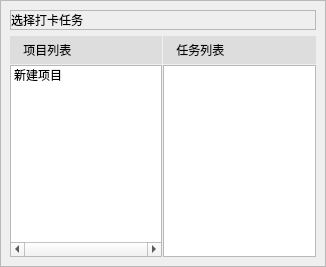
    <widget class="QFrame" name="frame">
     <property name="minimumSize">
      <size>
       <width>0</width>
       <height>0</height>
      </size>
     </property>
     <property name="maximumSize">
      <size>
       <width>326</width>
       <height>16777215</height>
      </size>
     </property>
     <property name="styleSheet">
      <string notr="true"/>
     </property>
     <property name="frameShape">
      <enum>QFrame::StyledPanel</enum>
     </property>
     <property name="frameShadow">
      <enum>QFrame::Raised</enum>
     </property>
     <layout class="QVBoxLayout" name="verticalLayout">
      <property name="spacing">
       <number>6</number>
      </property>
      <property name="leftMargin">
       <number>9</number>
      </property>
      <property name="topMargin">
       <number>9</number>
      </property>
      <property name="rightMargin">
       <number>9</number>
      </property>
      <property name="bottomMargin">
       <number>9</number>
      </property>
      <item>
       <widget class="QFrame" name="frame_8">
        <property name="sizePolicy">
         <sizepolicy hsizetype="Preferred" vsizetype="Maximum">
          <horstretch>0</horstretch>
          <verstretch>0</verstretch>
         </sizepolicy>
        </property>
        <property name="frameShape">
         <enum>QFrame::StyledPanel</enum>
        </property>
        <property name="frameShadow">
         <enum>QFrame::Raised</enum>
        </property>
        <layout class="QVBoxLayout" name="verticalLayout_10">
         <property name="spacing">
          <number>0</number>
         </property>
         <property name="leftMargin">
          <number>0</number>
         </property>
         <property name="topMargin">
          <number>0</number>
         </property>
         <property name="rightMargin">
          <number>0</number>
         </property>
         <property name="bottomMargin">
          <number>0</number>
         </property>
         <item>
          <widget class="SubtitleLabel" name="SubtitleLabel">
           <property name="sizePolicy">
            <sizepolicy hsizetype="Preferred" vsizetype="Maximum">
             <horstretch>0</horstretch>
             <verstretch>0</verstretch>
            </sizepolicy>
           </property>
           <property name="text">
            <string>选择打卡任务</string>
           </property>
          </widget>
         </item>
        </layout>
       </widget>
      </item>
      <item>
       <layout class="QGridLayout" name="gridLayout" rowstretch="0,0">
        <property name="sizeConstraint">
         <enum>QLayout::SetDefaultConstraint</enum>
        </property>
        <property name="spacing">
         <number>1</number>
        </property>
        <item row="1" column="1">
         <widget class="ListWidget" name="task_ListWidget">
          <property name="styleSheet">
           <string notr="true">ListView,
ListWidget {
    background: transparent;
    outline: none;
    border: none;
    /* font: 13px 'Segoe UI', 'Microsoft YaHei'; */
    selection-background-color: transparent;
    alternate-background-color: transparent;
    padding-left: 4px;
    padding-right: 4px;
	background-color: rgb(249, 249, 249);
	background-color: rgba(255, 255, 255, 1);
}

ListView::item,
ListWidget::item {
    background: transparent;
    border: 0px;
    padding-left: 11px;
    padding-right: 11px;
    height: 35px;
}


ListView::indicator,
ListWidget::indicator {
    width: 18px;
    height: 18px;
    border-radius: 5px;
    border: 1px solid rgba(0, 0, 0, 0.48);
    background-color: rgba(0, 0, 0, 0.022);
    margin-right: 4px;
}

ListView::indicator:hover,
ListWidget::indicator:hover {
    border: 1px solid rgba(0, 0, 0, 0.56);
    background-color: rgba(0, 0, 0, 0.05);
}

ListView::indicator:pressed,
ListWidget::indicator:pressed {
    border: 1px solid rgba(0, 0, 0, 0.27);
    background-color: rgba(0, 0, 0, 0.12);
}

ListView::indicator:checke,
ListWidget::indicator:checked,
ListView::indicator:indeterminate,
ListWidget::indicator:indeterminate {
    border: 1px solid #009faa;
    background-color: #009faa;
}

ListView::indicator:checked,
ListWidget::indicator:checked {
    image: url(:/qfluentwidgets/images/check_box/Accept_white.svg);
}

ListView::indicator:indeterminate,
ListWidget::indicator:indeterminate {
    image: url(:/qfluentwidgets/images/check_box/PartialAccept_white.svg);
}

ListView::indicator:checked:hove,
ListWidget::indicator:checked:hover,
ListView::indicator:indeterminate:hover,
ListWidget::indicator:indeterminate:hover {
    border: 1px solid #00a7b3;
    background-color: #00a7b3;
}

ListView::indicator:checked:presse,
ListWidget::indicator:checked:pressed,
ListView::indicator:indeterminate:pressed,
ListWidget::indicator:indeterminate:pressed {
    border: 1px solid #3eabb3;
    background-color: #3eabb3;
}

ListView::indicator:disabled,
ListWidget::indicator:disabled {
    border: 1px solid rgba(0, 0, 0, 0.27);
    background-color: transparent;
}

ListView::indicator:checked:disable,
ListWidget::indicator:checked:disabled,
ListView::indicator:indeterminate:disabled,
ListWidget::indicator:indeterminate:disabled {
    border: 1px solid rgb(199, 199, 199);
    background-color: rgb(199, 199, 199);
}</string>
          </property>
         </widget>
        </item>
        <item row="1" column="0">
         <widget class="ListWidget" name="project_ListWidget">
          <property name="styleSheet">
           <string notr="true">ListView,
ListWidget {
    background: transparent;
    outline: none;
    border: none;
    /* font: 13px 'Segoe UI', 'Microsoft YaHei'; */
    selection-background-color: transparent;
    alternate-background-color: transparent;
    padding-left: 4px;
    padding-right: 4px;
	background-color: rgb(249, 249, 249);
	background-color: rgba(255, 255, 255, 1);


}

ListView::item,
ListWidget::item {
    background: transparent;
    border: 0px;
    padding-left: 11px;
    padding-right: 11px;
    height: 35px;
}


ListView::indicator,
ListWidget::indicator {
    width: 18px;
    height: 18px;
    border-radius: 5px;
    border: 1px solid rgba(0, 0, 0, 0.48);
    background-color: rgba(0, 0, 0, 0.022);
    margin-right: 4px;
}

ListView::indicator:hover,
ListWidget::indicator:hover {
    border: 1px solid rgba(0, 0, 0, 0.56);
    background-color: rgba(0, 0, 0, 0.05);
}

ListView::indicator:pressed,
ListWidget::indicator:pressed {
    border: 1px solid rgba(0, 0, 0, 0.27);
    background-color: rgba(0, 0, 0, 0.12);
}

ListView::indicator:checke,
ListWidget::indicator:checked,
ListView::indicator:indeterminate,
ListWidget::indicator:indeterminate {
    border: 1px solid #009faa;
    background-color: #009faa;
}

ListView::indicator:checked,
ListWidget::indicator:checked {
    image: url(:/qfluentwidgets/images/check_box/Accept_white.svg);
}

ListView::indicator:indeterminate,
ListWidget::indicator:indeterminate {
    image: url(:/qfluentwidgets/images/check_box/PartialAccept_white.svg);
}

ListView::indicator:checked:hove,
ListWidget::indicator:checked:hover,
ListView::indicator:indeterminate:hover,
ListWidget::indicator:indeterminate:hover {
    border: 1px solid #00a7b3;
    background-color: #00a7b3;
}

ListView::indicator:checked:presse,
ListWidget::indicator:checked:pressed,
ListView::indicator:indeterminate:pressed,
ListWidget::indicator:indeterminate:pressed {
    border: 1px solid #3eabb3;
    background-color: #3eabb3;
}

ListView::indicator:disabled,
ListWidget::indicator:disabled {
    border: 1px solid rgba(0, 0, 0, 0.27);
    background-color: transparent;
}

ListView::indicator:checked:disable,
ListWidget::indicator:checked:disabled,
ListView::indicator:indeterminate:disabled,
ListWidget::indicator:indeterminate:disabled {
    border: 1px solid rgb(199, 199, 199);
    background-color: rgb(199, 199, 199);
}</string>
          </property>
          <property name="frameShadow">
           <enum>QFrame::Sunken</enum>
          </property>
          <property name="verticalScrollBarPolicy">
           <enum>Qt::ScrollBarAlwaysOff</enum>
          </property>
          <property name="horizontalScrollBarPolicy">
           <enum>Qt::ScrollBarAlwaysOn</enum>
          </property>
          <property name="textElideMode">
           <enum>Qt::ElideRight</enum>
          </property>
          <property name="viewMode">
           <enum>QListView::ListMode</enum>
          </property>
          <property name="sortingEnabled">
           <bool>false</bool>
          </property>
          <item>
           <property name="text">
            <string>新建项目</string>
           </property>
          </item>
         </widget>
        </item>
        <item row="0" column="0">
         <widget class="BodyLabel" name="BodyLabel">
          <property name="minimumSize">
           <size>
            <width>0</width>
            <height>28</height>
           </size>
          </property>
          <property name="maximumSize">
           <size>
            <width>16777215</width>
            <height>28</height>
           </size>
          </property>
          <property name="styleSheet">
           <string notr="true">background-color: rgba(51, 51, 51, 0.1);</string>
          </property>
          <property name="text">
           <string>    项目列表</string>
          </property>
          <property name="pixelFontSize" stdset="0">
           <number>15</number>
          </property>
         </widget>
        </item>
        <item row="0" column="1">
         <widget class="BodyLabel" name="BodyLabel_2">
          <property name="minimumSize">
           <size>
            <width>0</width>
            <height>28</height>
           </size>
          </property>
          <property name="maximumSize">
           <size>
            <width>16777215</width>
            <height>28</height>
           </size>
          </property>
          <property name="styleSheet">
           <string notr="true">background-color: rgba(51, 51, 51, 0.1);</string>
          </property>
          <property name="text">
           <string>    任务列表</string>
          </property>
          <property name="pixelFontSize" stdset="0">
           <number>15</number>
          </property>
         </widget>
        </item>
       </layout>
      </item>
     </layout>
    </widget>
